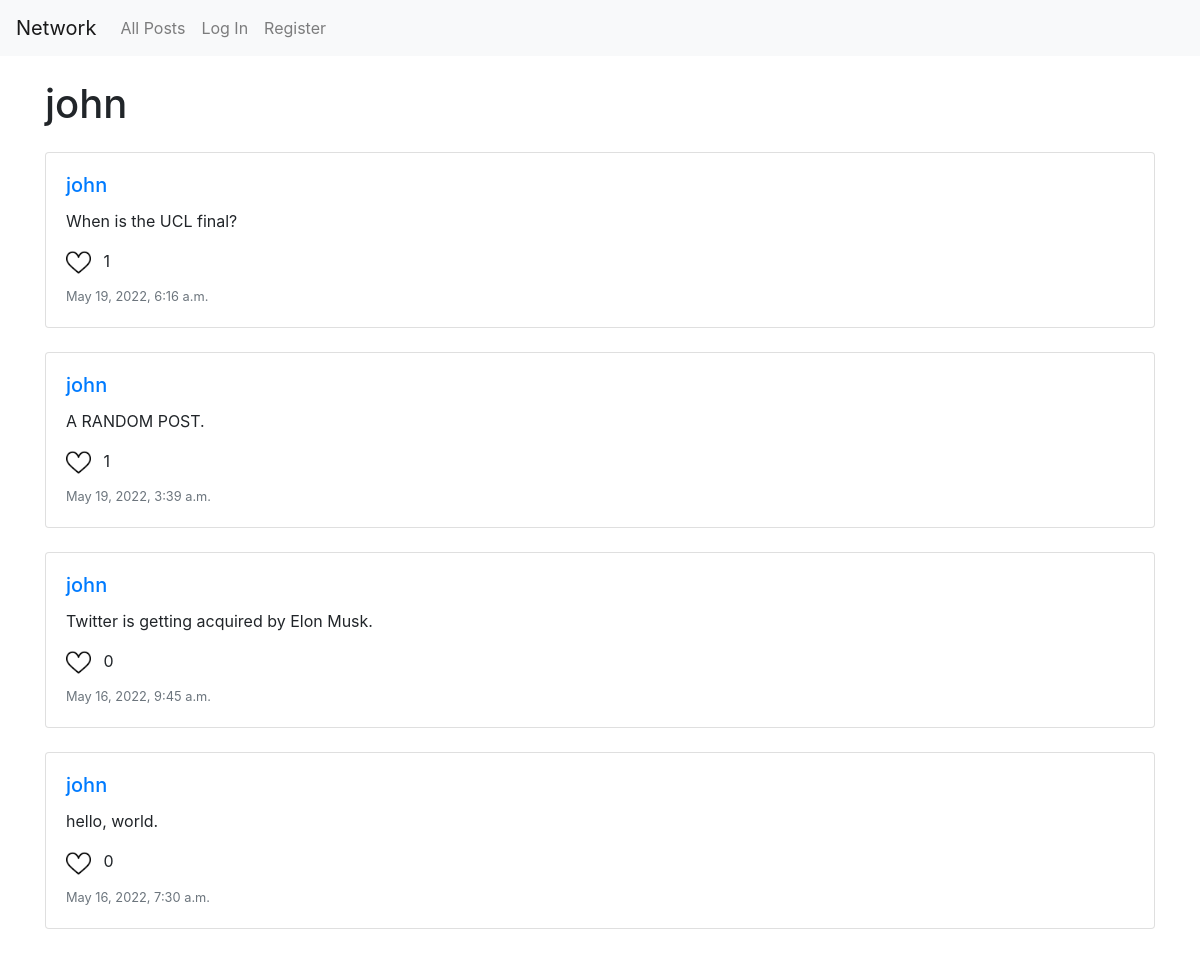
Before: /profile/1 with the older database file.
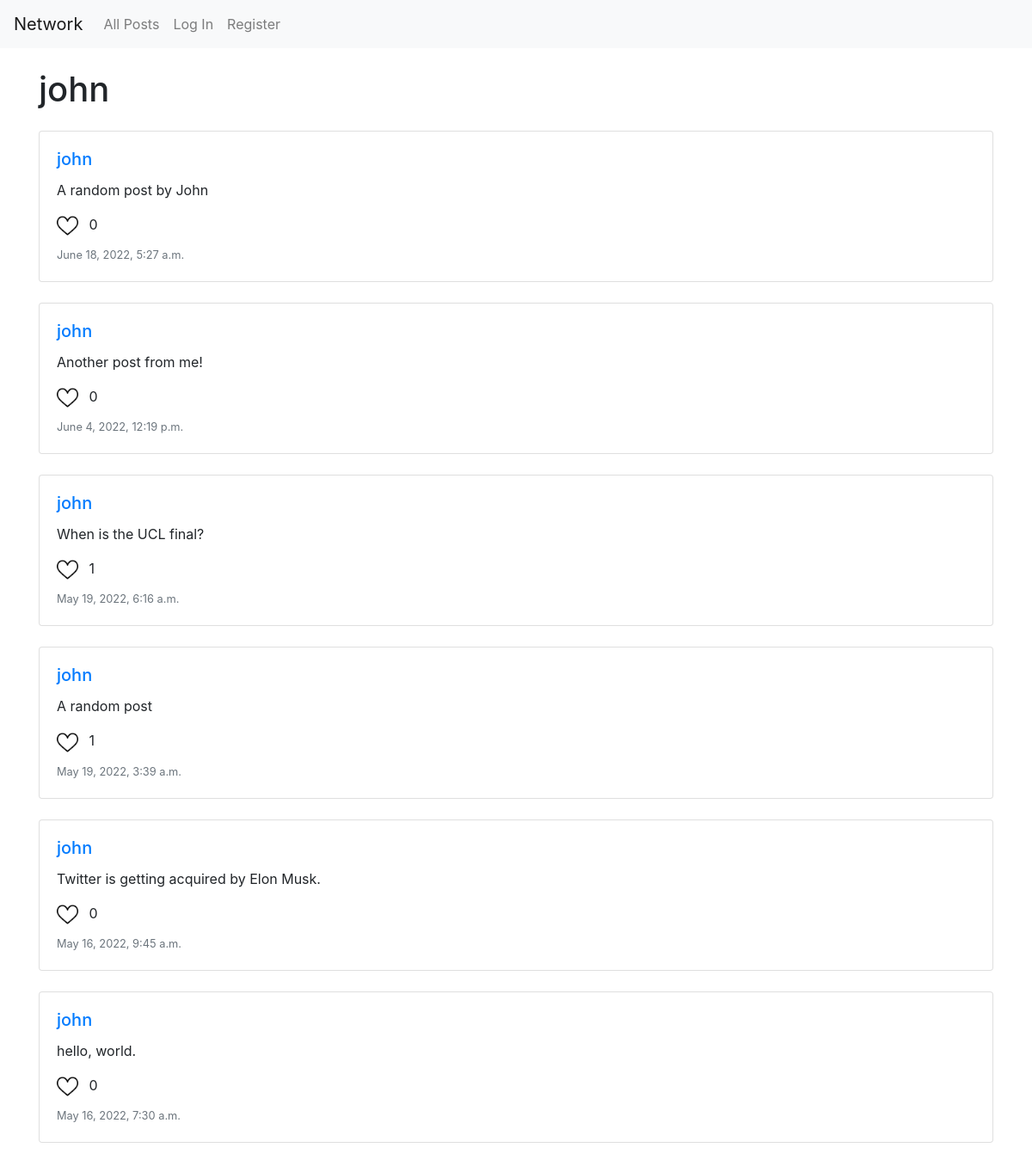
After: the same page with the newer database file.
### network/models.py (models this page shows)
class User(AbstractUser):
    pass

class Post(models.Model):
    post = models.TextField(max_length=320)
    user = models.ForeignKey(User, on_delete=models.CASCADE, related_name="post_user")
    timestamp = models.DateTimeField(auto_now_add=True)
    like = models.ManyToManyField(User, blank=True, related_name="liked_user")

### network/views.py (the view)
# urls.py: path("profile/<int:user_id>", views.profile, name="profile"),
def profile(request, user_id):
    user = User.objects.get(id=user_id)
    posts_by_user = Post.objects.filter(user_id=user_id).order_by("-timestamp")
    paginator = Paginator(posts_by_user, 10)
    page_number = request.GET.get('page')
    page_obj = paginator.get_page(page_number)
    return render(request, "network/profile.html", {
        "page_obj": page_obj,
        "user": user
    })

### network/templates/network/profile.html (shortened to what this page needs)
{% extends "network/layout.html" %}
{% load static %}
{% block body %}
    <h1 class="mb-4">{{ user }}</h1>
    {% for post in page_obj %}
      <div class="card mb-4">
        <div class="card-body">
            <h5 class="card-title"><a href="{% url 'profile' post.user.id %}">{{post.user}}</a></h5>
        <p class="card-text post" id="post-content-{{post.id}}">{{post.post}}</p>
        <div class="like mb-2">
          <img
          data-id="{{post.id}}"
          id="post-like-{{post.id}}"
          class="liked mr-2"
          style="width: 25px;"
          {% if not request.user in post.likes.all %}
            data-is_liked="no"
            src="{% static 'network/heart-white.png' %}"
          {% else %}
            data-is_liked="yes"
            src="{% static 'network/heart-red.png' %}"
          {% endif %}
          />
          <span id="post-count-{{post.id}}">{{post.like.count}}</span>
        </div>
        <p class="card-text"><small class="text-muted">{{post.timestamp}}</small></p>
        </div>
      </div>
    {% empty %}
        <p>No posts yet.</p>
    {% endfor %}
{% endblock %}

### network/templates/network/layout.html (shortened to what this page needs)
{% load static %}
<!DOCTYPE html>
<html lang="en">
    <head>
        <link rel="stylesheet" href="https://stackpath.bootstrapcdn.com/bootstrap/4.4.1/css/bootstrap.min.css">
        <link href="{% static 'network/styles.css' %}" rel="stylesheet">
    </head>
    <body>
        <nav class="navbar navbar-expand-lg navbar-light bg-light">
            <a class="navbar-brand" href="#">Network</a>
            <div>
              <ul class="navbar-nav mr-auto">
                <li class="nav-item">
                  <a class="nav-link" href="{% url 'index' %}">All Posts</a>
                </li>
                {% if request.user.is_authenticated %}
                    <li class="nav-item">
                        <a class="nav-link" href="{% url 'new_post' %}">New Post</a>
                    </li>
                    <li class="nav-item">
                        <a class="nav-link" href="#">Following</a>
                    </li>
                    <li class="nav-item">
                        <a class="nav-link" href="{% url 'logout' %}">Log Out</a>
                    </li>
                {% else %}
                    <li class="nav-item">
                        <a class="nav-link" href="{% url 'login' %}">Log In</a>
                    </li>
                    <li class="nav-item">
                        <a class="nav-link" href="{% url 'register' %}">Register</a>
                    </li>
                {% endif %}
              </ul>
            </div>
          </nav>
        <div class="body container mt-4">
            {% block body %}
            {% endblock %}
        </div>
    </body>
</html>

Changed rows visible on the page:
added Post: user "john", post "A random post by John", like.count "0", timestamp "June 18, 2022, 5:27 a.m."
added Post: user "john", post "Another post from me!", like.count "0", timestamp "June 4, 2022, 12:19 p.m."
changed Post: post "A RANDOM POST." → "A random post"
